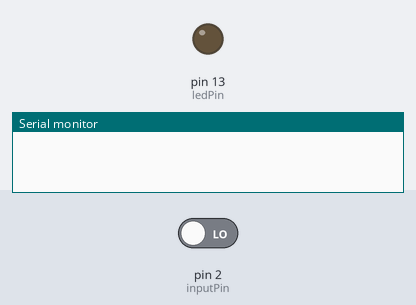
Simulated run of this sketch. Board: Arduino Uno, built with avr-gcc and run on an emulated ATmega328P. Shown: output pins drawn as LEDs (lit = HIGH), the last lines printed to the serial monitor. Inputs (shaded band) come from the test bench; at power-on: pin 2 (inputPin) LOW.

Above: at 1.2 s.
1.3 s: pin 2 (inputPin) driven HIGH
At 1.7 s:
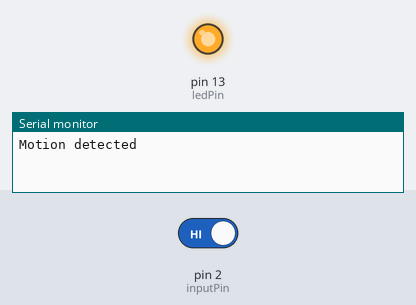
2.8 s: pin 2 (inputPin) driven LOW
At 4.1 s:
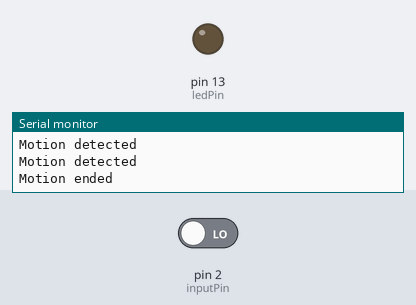
Timing chart, 0 to 5.8 s (numbered marks = the images above; inputs shaded):
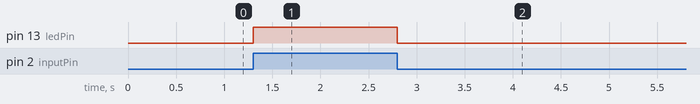

Measured:
- after the input at 1.3 s, pin 13 (ledPin): LOW → HIGH at once
- after the input at 2.8 s, pin 13 (ledPin): HIGH → LOW at once

The sketch:

PIR_SENSOR_TESTING.ino
```cpp
/*
 *  PIR sensor
 */

 int ledPin=13;     //choose the pin for led
 int inputPin=2;   //choose the input pin(for PIR in)
 int pirState=LOW; //we start, assuming no motion detecting
 int val=0;

 void setup()
 {
  pinMode(ledPin, OUTPUT);
   pinMode(inputPin, INPUT);
   Serial.begin(9600);
 }

void loop()
{
  val=digitalRead(inputPin);
  if(val==HIGH){;
  digitalWrite(ledPin,HIGH);
  {
    Serial.println("Motion detected");
    delay(500);
    pirState=HIGH;
  }
}
else
{
   digitalWrite(ledPin,LOW);
   if(pirState==HIGH){
   Serial.println("Motion ended");
   delay(500);
    pirState=LOW;
}
}}
```
